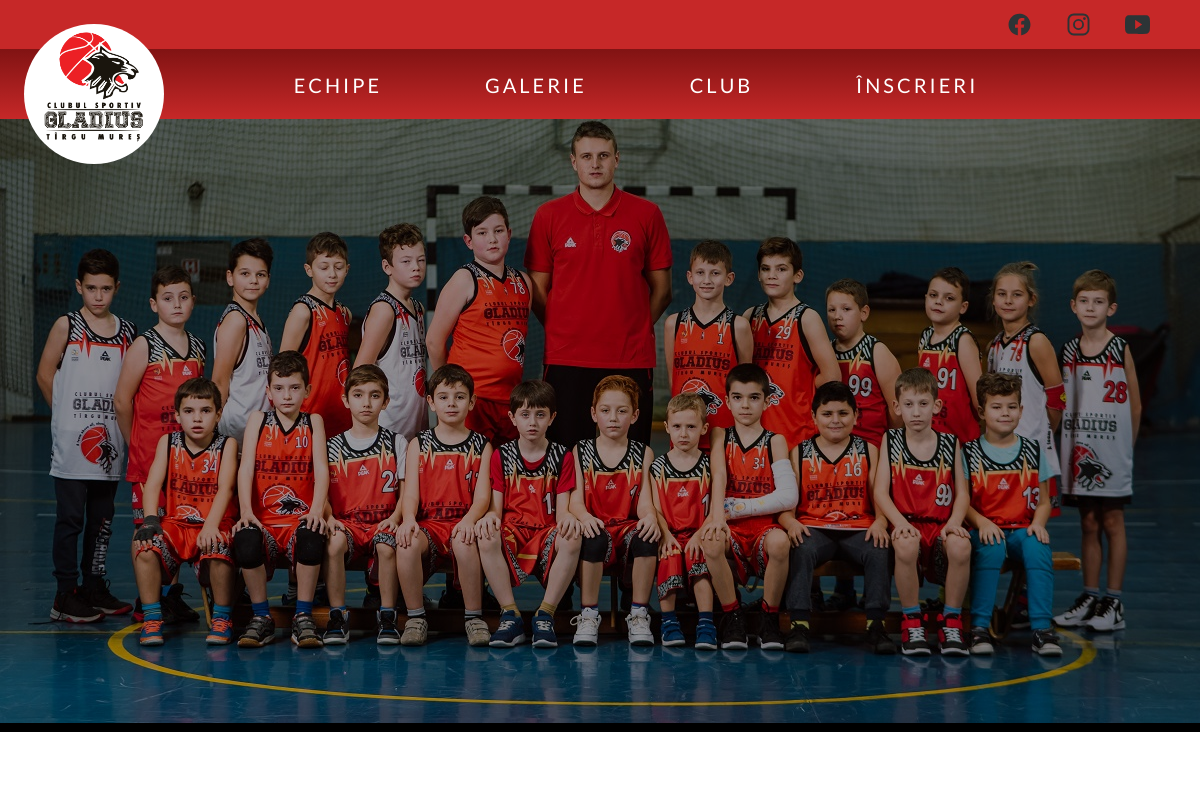
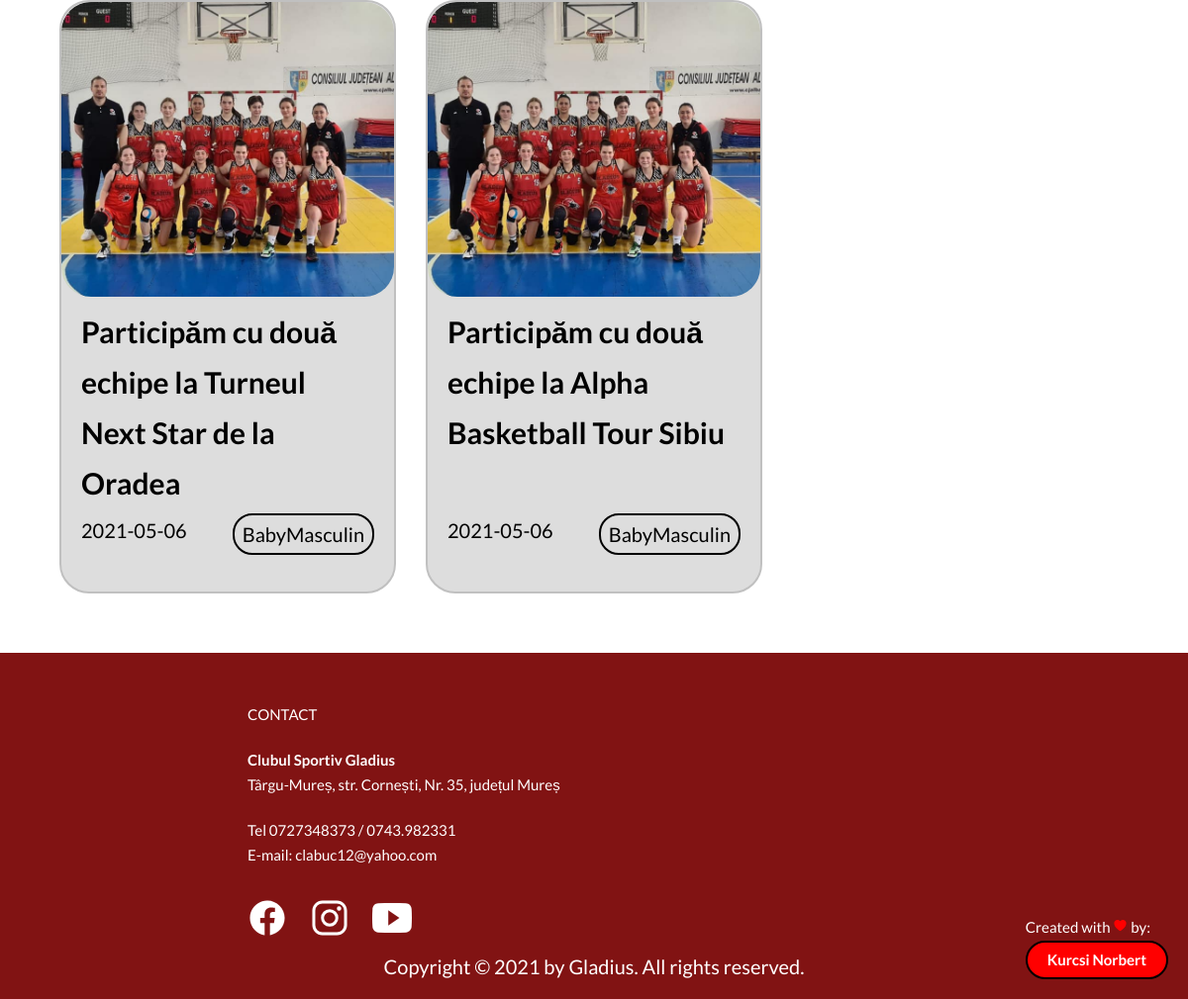
Screenshot of /echipe/babymasculin/stiri/index.php with the database file from the repository (2 pictures, top to bottom).
### tables this page shows
CREATE TABLE `stiri` (
  `id` int(255) NOT NULL,
  `categorie` int(20) NOT NULL,
  `autor` varchar(255) NOT NULL,
  `data` date NOT NULL,
  `titlu` varchar(255) NOT NULL,
  `poza` varchar(255) NOT NULL,
  `text` longtext NOT NULL
);

### echipe/babymasculin/stiri/index.php (the view, shortened to what this page needs)
<!DOCTYPE html>
<html lang="en">
    <head>
        <link rel="stylesheet" type="text/css" href="resources/css/style.css">
        <link rel="stylesheet" href="https://cdnjs.cloudflare.com/ajax/libs/animate.css/4.1.1/animate.min.css"/>
    </head>
    <body>
            <nav class="sticky">
                <div class="bar">
                    <div class="social-links">
                        <ul class="social-links__social-media">
                        <li><a href="https://www.facebook.com/clubulsportiv.gladius"><ion-icon name="logo-facebook"></ion-icon></a></li>
                            <li><a href="https://www.instagram.com/gladius_tgm/"><ion-icon name="logo-instagram"></ion-icon></a></li>
                            <li><a href="#"><ion-icon name="logo-youtube"></ion-icon></a></li>
                        </ul>
                    </div>
                </div>
                <div class="bar">
                    <div class="menu">
                        <div class="logo-box">
                            <a href="../../../"><img class="logo-box__logo" src="resources/img/gladius_logo.png" alt="Club logo"></a>
                        </div>
                        <div class="nav-box">
                            <ul class="main-nav">
                                <li><a href="../../">echipe</a></li>
                                <li><a href="../../../galerie/">galerie</a></li>
                                <li><a href="../../../club/">club</a></li>
                                <li><a href="../../../inscrieri/">înscrieri</a></li>
                            </ul>
                        </div>
                    </div>
                </div>
            </nav>
            <header>
                <img src="resources/img/babymasculin.jpg" alt="u13 poza grup">
            </header>
                <div class="grid">
                    <?php
                        $conn=mysqli_connect("localhost","root","","gladius_database");
                        $sql="SELECT * FROM stiri WHERE `categorie`=5";
                        $table=mysqli_query($conn,$sql);
                        while($row=mysqli_fetch_array($table)){
                            $titlu=str_replace("_"," ",$row['titlu']);
                            echo
                                '<a class="article-box" href="'.$row['titlu'].'">
                                    <div class="photo-box">
                                        <img src="'.$row['titlu'].'/resources/img/cover.jpg" alt="Article photo">
                                    </div>
                                    <div class="title-box">'.
                                        $titlu
                                    .'</div>
                                    <div class="details-box">
                                        <div class="date">'.$row['data'].'</div>
                                        <div class="categorie">BabyMasculin</div>
                                    </div>
                                </a> ';
                        }
                    ?>
                </div>
                <footer class="footer">
                <div class="contact">
                    <p>CONTACT</p>
                    <p><b>Clubul Sportiv Gladius</b><br>Târgu-Mureș, str. Cornești, Nr. 35, județul Mureș</p>
                    <p>Tel 0727348373 / 0743.982331 <br> E-mail: clabuc12@yahoo.com</p>
                    <a href="https://www.facebook.com/clubulsportiv.gladius"><ion-icon name="logo-facebook"></ion-icon></a>
                    <a href="https://www.instagram.com/gladius_tgm/"><ion-icon name="logo-instagram"></ion-icon></a>
                    <a href="#"><ion-icon name="logo-youtube"></ion-icon></a>
                </div>
                <div class="creator">
                    Created with <ion-icon name="heart"></ion-icon> by: <br>
                    <a href="">
                        <h2>Kurcsi Norbert</h2>
                    </a>
                </div>
                <div class="copyright">
                    Copyright &#169; 2021 by Gladius. All rights reserved.
                </div>
            </footer>
    </body>
</html>

### echipe/babymasculin/stiri/resources/css/style.css (style rules this page uses)
*, *::after, *::before { margin: 0; padding: 0; box-sizing: inherit; }
html { font-size: 62.5%; }
body { box-sizing: border-box; position: relative; }
.bar { width: 100%; }
body { font-family: "Lato", 'Arial' ,sans-serif; font-size: 2rem; font-weight: 400; line-height: 1.7; color: black; text-rendering: optimizeLegibility; overflow-x: hidden; }
header { margin-top: 7rem; background-color: black; padding: 0; }
header img { width: 100%; opacity: 0.7; }
.social-links { background-color: #c62828; }
.social-links::after { content: ""; display: table; clear: both; }
.social-links__social-media { float: right; list-style: none; }
.social-links__social-media li { display: inline-block; margin-right: 3rem; margin-top: 0.6rem; }
.social-links__social-media li:last-child { margin-right: 5rem; }
.social-links__social-media li a:link, .social-links__social-media li a:visited { text-decoration: none; font-size: 2.5rem; transition: all 0.2s; color: #2d3436; }
.menu { background-image: linear-gradient(#811313, #c62828); height: 7rem; }
.menu::after { content: ""; display: table; clear: both; }
.menu .logo-box { width: 15%; float: left; position: relative; margin-top: -70px; margin-left: 2%; }
.menu .logo-box__logo { width: 18rem; border-radius: 10rem; border: black; }
.menu .nav-box { letter-spacing: 0.3rem; float: left; width: 80%; text-align: center; }
.menu .nav-box .main-nav { list-style: none; }
.menu .nav-box .main-nav li { display: inline-block; margin-top: 1.9rem; margin-right: 10%; }
.menu .nav-box .main-nav li a:link, .menu .nav-box .main-nav li a:visited { text-decoration: none; text-transform: uppercase; font-size: 2rem; color: white; padding-bottom: 8px; transition: border-bottom 0.1s; }
.sticky { position: fixed; top: 0; left: 0; width: 100%; z-index: 9999; }
.sticky .logo-box__logo { width: 14rem; margin-top: 4.5rem; }
.grid { display: grid; grid-template-columns: repeat(auto-fill, minmax(30rem, 1fr)); grid-gap: 3rem; padding: 6rem; }
.grid .article-box { border-radius: 30px; height: 60rem; background-color: #dddddd; border: 2px solid silver; overflow: hidden; text-decoration: none; transition: 0.5s; }
.grid .article-box .photo-box { height: 50%; overflow: hidden; border-radius: 30px; text-align: center; }
.grid .article-box .photo-box img { object-fit: cover; object-position: center; width: 100%; height: 100%; transition: all 1.2s; }
.grid .article-box .title-box { color: black; margin-top: 1rem; padding: 0 2rem; font-size: 3rem; font-weight: 700; height: 35%; }
.grid .article-box .details-box { padding: 0 2rem; padding-bottom: 2rem; color: black; }
.grid .article-box .details-box::after { content: ""; display: table; clear: both; }
.grid .article-box .details-box .date { float: left; }
.grid .article-box .details-box .categorie { float: right; border: 2px solid black; border-radius: 2rem; padding: 2px 8px; }
.footer { height: 35rem; width: 100%; background-color: #811313; color: white; position: relative; }
.footer::after { content: ""; display: table; clear: both; }
.footer .contact { float: left; margin-left: 25rem; padding-top: 5rem; font-size: 1.5rem; }
.footer .contact p { margin-bottom: 2rem; }
.footer .contact ion-icon { font-size: 4rem; color: white; margin-right: 2rem; margin-top: 1rem; transition: all 0.5s; }
.footer .creator { font-size: 1.5rem; position: absolute; right: 2rem; bottom: 2rem; }
.footer .creator ion-icon { color: red; }
.footer .creator a { font-size: 1rem; text-decoration: none; color: white; display: inline-block; padding: 0.5rem 2rem; background-color: red; border: 2px solid black; border-radius: 3rem; transition: all 0.5s; }
.footer .copyright { width: 50rem; text-align: center; margin: 0 auto; padding-top: 30rem; }

### rows the page displays
stiri: titlu (picture), titlu "Participăm cu două echipe la Turneul Next Star de la Oradea", data "2021-05-06"
stiri: titlu (picture), titlu "Participăm cu două echipe la Alpha Basketball Tour Sibiu", data "2021-05-06"
